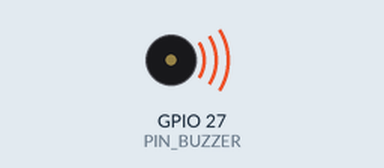
Recording of a sketch running on a simulated ESP32. On the bench: buzzer (waves = sounding, pin HIGH).

Above: at 0.1 s.
At 2.6 s:
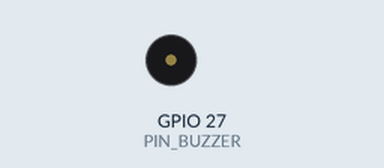
Timing chart, 0 to 5.5 s (numbered marks = the images above):
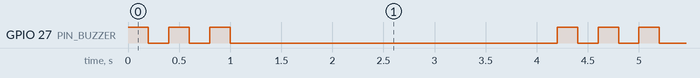

Measured:
- by itself, GPIO 27 (PIN_BUZZER): repeats every 4.2 s: 2 × (LOW 0.20 s, HIGH 0.20 s), LOW 3.2 s, HIGH 0.20 s
- by itself, everything shown: repeats every 4.2 s, in 6 steps

The sketch:

04b_buzzer.ino
```cpp
// 04b_buzzer.ino : patrón de alerta
const int PIN_BUZZER = 27;
void setup() { pinMode(PIN_BUZZER, OUTPUT); }
void loop() {
  for (int i = 0; i < 3; i++) {
    digitalWrite(PIN_BUZZER, HIGH); delay(200);
    digitalWrite(PIN_BUZZER, LOW);  delay(200);
  }
  delay(3000);
}
```
